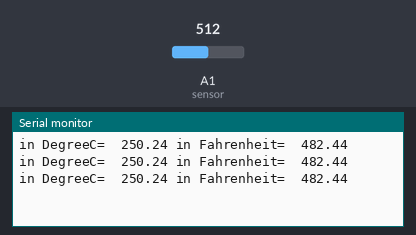
Bench run of a sketch on a simulated Arduino Uno, built with avr-gcc and run on an emulated ATmega328P. Shown: the last lines printed to the serial monitor. The inputs (shaded band) are chosen by the test bench; at power-on: A1 (sensor) = 512.

Above: at 1.3 s.
1.4 s: A1 (sensor) set to 716
At 1.9 s:
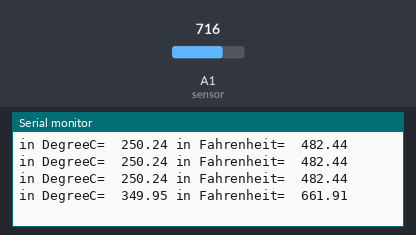
2.9 s: A1 (sensor) set to 900
At 3.4 s:
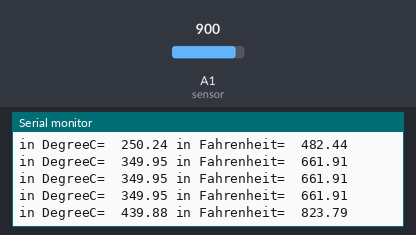
Timing chart, 0 to 5.9 s (numbered marks = the images above; inputs shaded):
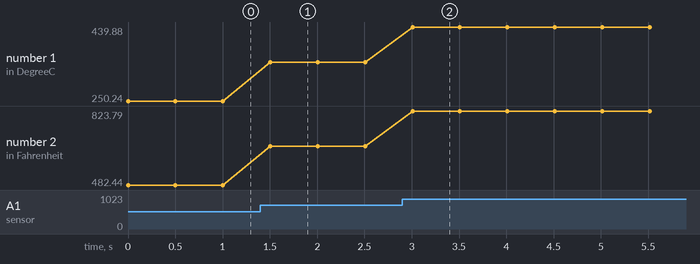

The sketch:

LM35.ino
```cpp
const int sensor=A1; // Assigning analog pin A5 to variable 'sensor'
float tempc; //variable to store temperature in degree Celsius
float tempf; //variable to store temperature in Fahreinheit
float vout; //temporary variable to hold sensor reading
void setup() {
pinMode(sensor,INPUT); // Configuring sensor pin as input
Serial.begin(9600);
}

void loop() {
vout=analogRead(sensor); //Reading the value from sensor
vout=(vout*500)/1023;
tempc=vout; // Storing value in Degree Celsius
tempf=(vout*1.8)+32; // Converting to Fahrenheit
Serial.print("in DegreeC=");
Serial.print("\t");
Serial.print(tempc);
Serial.print(" ");
Serial.print("in Fahrenheit=");
Serial.print("\t");
Serial.print(tempf);
Serial.println();
delay(500); //Delay of 1 second for ease of viewing
}
```

Measured:
- after the input at 1.4 s, the serial monitor: prints a new line after 0.10 s (image 1)
- after the input at 2.9 s, the serial monitor: prints a new line after 0.11 s (image 2)
- plotted number 1: 250.24 → 349.95 after the input at 1.4 s, 349.95 → 439.88 after the input at 2.9 s
- plotted number 2: 482.44 → 661.91 after the input at 1.4 s, 661.91 → 823.79 after the input at 2.9 s
